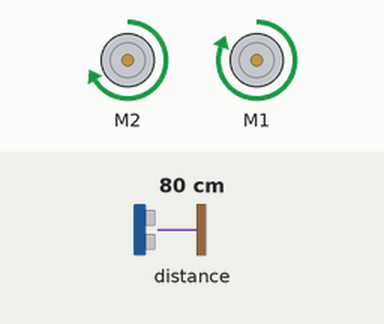
Bench run of a program on a simulated BBC micro:bit (MakeCode). On the bench: 2 × DC motor (green arrow = forward, orange = backward, longer = faster). The test bench sets the inputs (shaded band); at power-on: distance to the obstacle 80 cm.

Above: at 1.2 s.
1.3 s: distance to the obstacle set to 12 cm
2.8 s: distance to the obstacle set to 9 cm
At 4.19 s:
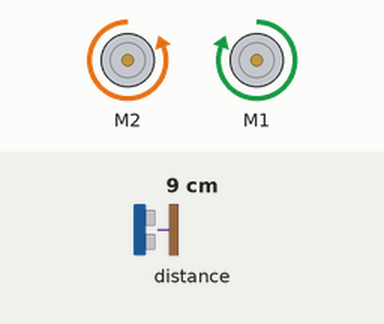
At 5.5 s:
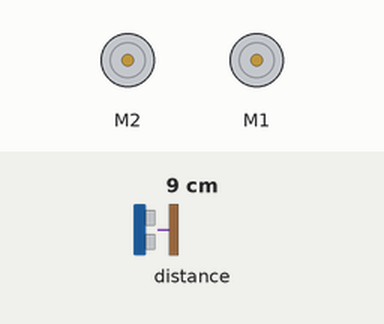
Timing chart, 0 to 11.8 s (numbered marks = the images above; inputs shaded):
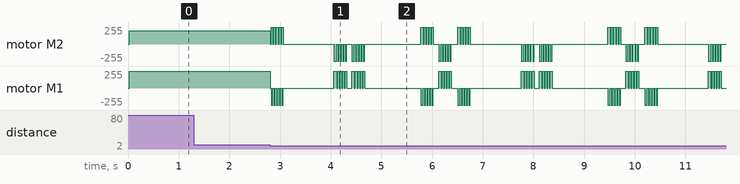

Measured:
- the behaviour switches between 11 and 10 cm on distance to the obstacle (found by bisection; images 0 and 1)
- after the input at 1.3 s, every drawn part: stays the same
- after the input at 2.8 s, motor M2: forward 200/255 → stopped at once, then moves between backward 255/255 and forward 255/255, repeating every 3.7 s; motor M1: forward 255/255 → stopped at once, then moves between backward 255/255 and forward 255/255, repeating every 3.7 s

The program:

main.ts
```typescript
enum RadioMessage {
    message1 = 49434,
    handshake = 8146
}
let leftDistance = 0
let rightDistance = 0
let distance = 0
let right = 0
let left = 0
function moveForward () {
    maqueen.motorRun(maqueen.Motors.M2, maqueen.Dir.CW, 200)
    maqueen.motorRun(maqueen.Motors.M1, maqueen.Dir.CW, 255)
}
function turnLeft () {
    for (let index = 0; index < 5; index++) {
        maqueen.motorRun(maqueen.Motors.M1, maqueen.Dir.CCW, 255)
        maqueen.motorRun(maqueen.Motors.M2, maqueen.Dir.CW, 255)
        basic.pause(50)
        maqueen.motorStop(maqueen.Motors.All)
    }
}
function turnRight () {
    for (let index = 0; index < 5; index++) {
        maqueen.motorRun(maqueen.Motors.M1, maqueen.Dir.CW, 255)
        maqueen.motorRun(maqueen.Motors.M2, maqueen.Dir.CCW, 255)
        basic.pause(50)
        maqueen.motorStop(maqueen.Motors.All)
    }
}
function findPath () {
    turnLeft()
    leftDistance = maqueen.Ultrasonic(PingUnit.Centimeters)
    basic.pause(1000)
    turnRight()
    basic.pause(100)
    turnRight()
    basic.pause(100)
    rightDistance = maqueen.Ultrasonic(PingUnit.Centimeters)
    basic.pause(1000)
    turnLeft()
    basic.pause(100)
}
basic.forever(function () {
    distance = maqueen.Ultrasonic(PingUnit.Centimeters)
    if (distance > 10) {
        moveForward()
    } else {
        maqueen.motorStop(maqueen.Motors.All)
        findPath()
        if (rightDistance >= leftDistance) {
            if (right >= 2) {
                turnLeft()
                right += -1
                left += 1
                basic.pause(100)
            } else {
                turnRight()
                left += -1
                right += 1
                basic.pause(100)
            }
        } else {
            if (left >= 2) {
                turnRight()
                left += -1
                right += 1
                basic.pause(100)
            } else {
                turnLeft()
                right += -1
                left += 1
                basic.pause(100)
            }
        }
    }
})
```

test.ts
```typescript
// i test vanno qui; questi non saranno compilati quando questo pacchetto viene usato come estensione.
```
